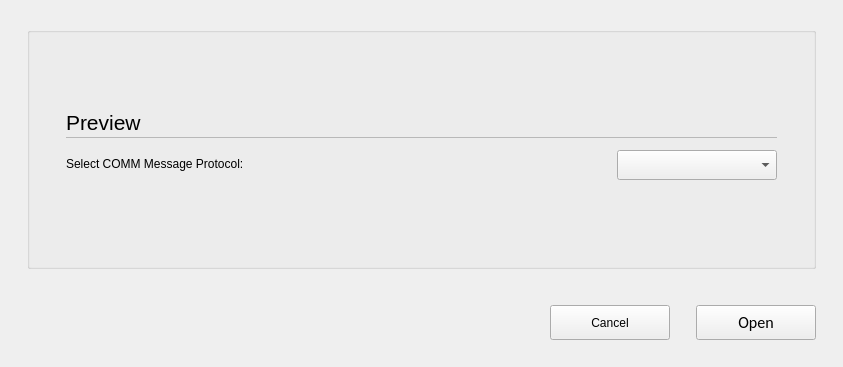
<?xml version="1.0" encoding="UTF-8"?>
<ui version="4.0">
 <class>C_SdImportCommMessagesWidget</class>
 <widget class="QWidget" name="C_SdImportCommMessagesWidget">
  <property name="geometry">
   <rect>
    <x>0</x>
    <y>0</y>
    <width>843</width>
    <height>367</height>
   </rect>
  </property>
  <property name="windowTitle">
   <string>Form</string>
  </property>
  <layout class="QVBoxLayout" name="verticalLayout_2" stretch="0,0,0,0">
   <property name="leftMargin">
    <number>27</number>
   </property>
   <property name="topMargin">
    <number>27</number>
   </property>
   <property name="rightMargin">
    <number>27</number>
   </property>
   <property name="bottomMargin">
    <number>0</number>
   </property>
   <item>
    <widget class="QGroupBox" name="gridGroupBox">
     <property name="styleRole" stdset="0">
      <string>default</string>
     </property>
     <layout class="QGridLayout" name="gridLayout">
      <property name="leftMargin">
       <number>9</number>
      </property>
      <property name="topMargin">
       <number>9</number>
      </property>
      <property name="rightMargin">
       <number>9</number>
      </property>
      <property name="bottomMargin">
       <number>9</number>
      </property>
      <item row="1" column="0">
       <layout class="QVBoxLayout" name="verticalLayout">
        <property name="spacing">
         <number>0</number>
        </property>
        <property name="leftMargin">
         <number>27</number>
        </property>
        <property name="rightMargin">
         <number>27</number>
        </property>
        <property name="bottomMargin">
         <number>0</number>
        </property>
        <item>
         <layout class="QHBoxLayout" name="horizontalLayout_2">
          <property name="spacing">
           <number>6</number>
          </property>
          <property name="bottomMargin">
           <number>0</number>
          </property>
          <item>
           <widget class="stw::opensyde_gui_elements::C_OgeLabContextMenuBase" name="pc_LabelHeadingReport">
            <property name="styleRole" stdset="0">
             <string>heading-group-bold</string>
            </property>
            <property name="minimumSize">
             <size>
              <width>0</width>
              <height>30</height>
             </size>
            </property>
            <property name="maximumSize">
             <size>
              <width>16777215</width>
              <height>30</height>
             </size>
            </property>
            <property name="font">
             <font>
              <family>Segoe UI</family>
              <pointsize>16</pointsize>
             </font>
            </property>
            <property name="text">
             <string>Preview</string>
            </property>
           </widget>
          </item>
          <item>
           <spacer name="horizontalSpacer_3">
            <property name="orientation">
             <enum>Qt::Horizontal</enum>
            </property>
            <property name="sizeHint" stdset="0">
             <size>
              <width>40</width>
              <height>20</height>
             </size>
            </property>
           </spacer>
          </item>
         </layout>
        </item>
        <item>
         <widget class="stw::opensyde_gui_elements::C_OgeFraSeparator" name="frame">
          <property name="minimumSize">
           <size>
            <width>0</width>
            <height>1</height>
           </size>
          </property>
          <property name="maximumSize">
           <size>
            <width>16777215</width>
            <height>1</height>
           </size>
          </property>
          <property name="frameShape">
           <enum>QFrame::StyledPanel</enum>
          </property>
          <property name="frameShadow">
           <enum>QFrame::Raised</enum>
          </property>
         </widget>
        </item>
        <item>
         <spacer name="verticalSpacer_4">
          <property name="orientation">
           <enum>Qt::Vertical</enum>
          </property>
          <property name="sizeType">
           <enum>QSizePolicy::Fixed</enum>
          </property>
          <property name="sizeHint" stdset="0">
           <size>
            <width>6</width>
            <height>12</height>
           </size>
          </property>
         </spacer>
        </item>
        <item>
         <layout class="QHBoxLayout" name="horizontalLayout_3">
          <property name="leftMargin">
           <number>0</number>
          </property>
          <property name="topMargin">
           <number>0</number>
          </property>
          <property name="bottomMargin">
           <number>0</number>
          </property>
          <item>
           <layout class="QVBoxLayout" name="verticalLayout_3">
            <item>
             <widget class="stw::opensyde_gui_elements::C_OgeLabToolTipBase" name="pc_LabelCommMessageProtocol">
              <property name="styleRole" stdset="0">
               <string>group-item</string>
              </property>
              <property name="sizePolicy">
               <sizepolicy hsizetype="Preferred" vsizetype="Preferred">
                <horstretch>0</horstretch>
                <verstretch>0</verstretch>
               </sizepolicy>
              </property>
              <property name="minimumSize">
               <size>
                <width>0</width>
                <height>0</height>
               </size>
              </property>
              <property name="maximumSize">
               <size>
                <width>16777215</width>
                <height>16777215</height>
               </size>
              </property>
              <property name="text">
               <string>Select COMM Message Protocol:</string>
              </property>
             </widget>
            </item>
            <item>
             <spacer name="verticalSpacer_3">
              <property name="orientation">
               <enum>Qt::Vertical</enum>
              </property>
              <property name="sizeType">
               <enum>QSizePolicy::Fixed</enum>
              </property>
              <property name="sizeHint" stdset="0">
               <size>
                <width>20</width>
                <height>3</height>
               </size>
              </property>
             </spacer>
            </item>
           </layout>
          </item>
          <item>
           <spacer name="horizontalSpacer_4">
            <property name="orientation">
             <enum>Qt::Horizontal</enum>
            </property>
            <property name="sizeType">
             <enum>QSizePolicy::Fixed</enum>
            </property>
            <property name="sizeHint" stdset="0">
             <size>
              <width>15</width>
              <height>20</height>
             </size>
            </property>
           </spacer>
          </item>
          <item>
           <widget class="stw::opensyde_gui_elements::C_OgeCbxText" name="comboBox">
            <property name="sizePolicy">
             <sizepolicy hsizetype="Expanding" vsizetype="Fixed">
              <horstretch>0</horstretch>
              <verstretch>0</verstretch>
             </sizepolicy>
            </property>
            <property name="minimumSize">
             <size>
              <width>160</width>
              <height>30</height>
             </size>
            </property>
            <property name="maximumSize">
             <size>
              <width>160</width>
              <height>30</height>
             </size>
            </property>
            <property name="mouseTracking">
             <bool>true</bool>
            </property>
            <property name="editable">
             <bool>false</bool>
            </property>
            <property name="currentIndex">
             <number>-1</number>
            </property>
           </widget>
          </item>
         </layout>
        </item>
        <item>
         <spacer name="verticalSpacer_5">
          <property name="orientation">
           <enum>Qt::Vertical</enum>
          </property>
          <property name="sizeType">
           <enum>QSizePolicy::Fixed</enum>
          </property>
          <property name="sizeHint" stdset="0">
           <size>
            <width>20</width>
            <height>12</height>
           </size>
          </property>
         </spacer>
        </item>
       </layout>
      </item>
     </layout>
    </widget>
   </item>
   <item>
    <spacer name="verticalSpacer_2">
     <property name="orientation">
      <enum>Qt::Vertical</enum>
     </property>
     <property name="sizeType">
      <enum>QSizePolicy::Fixed</enum>
     </property>
     <property name="sizeHint" stdset="0">
      <size>
       <width>20</width>
       <height>30</height>
      </size>
     </property>
    </spacer>
   </item>
   <item>
    <layout class="QHBoxLayout" name="horizontalLayout">
     <property name="topMargin">
      <number>0</number>
     </property>
     <item>
      <spacer name="horizontalSpacer">
       <property name="orientation">
        <enum>Qt::Horizontal</enum>
       </property>
       <property name="sizeHint" stdset="0">
        <size>
         <width>40</width>
         <height>20</height>
        </size>
       </property>
      </spacer>
     </item>
     <item>
      <widget class="QPushButton" name="pc_PushButtonCancel">
       <property name="styleRole" stdset="0">
        <string>cancel</string>
       </property>
       <property name="minimumSize">
        <size>
         <width>120</width>
         <height>35</height>
        </size>
       </property>
       <property name="text">
        <string>Cancel</string>
       </property>
      </widget>
     </item>
     <item>
      <spacer name="horizontalSpacer_2">
       <property name="orientation">
        <enum>Qt::Horizontal</enum>
       </property>
       <property name="sizeType">
        <enum>QSizePolicy::Fixed</enum>
       </property>
       <property name="sizeHint" stdset="0">
        <size>
         <width>20</width>
         <height>20</height>
        </size>
       </property>
      </spacer>
     </item>
     <item>
      <widget class="QPushButton" name="pc_PushButtonOk">
       <property name="styleRole" stdset="0">
        <string>dialog</string>
       </property>
       <property name="minimumSize">
        <size>
         <width>120</width>
         <height>35</height>
        </size>
       </property>
       <property name="maximumSize">
        <size>
         <width>120</width>
         <height>35</height>
        </size>
       </property>
       <property name="font">
        <font>
         <family>Calibri</family>
         <pointsize>12</pointsize>
        </font>
       </property>
       <property name="focusPolicy">
        <enum>Qt::StrongFocus</enum>
       </property>
       <property name="text">
        <string>Open</string>
       </property>
      </widget>
     </item>
    </layout>
   </item>
   <item>
    <spacer name="verticalSpacer">
     <property name="orientation">
      <enum>Qt::Vertical</enum>
     </property>
     <property name="sizeType">
      <enum>QSizePolicy::Fixed</enum>
     </property>
     <property name="sizeHint" stdset="0">
      <size>
       <width>20</width>
       <height>27</height>
      </size>
     </property>
    </spacer>
   </item>
  </layout>
 </widget>
 <customwidgets>
  <customwidget>
   <class>stw::opensyde_gui_elements::C_OgeLabContextMenuBase</class>
   <extends>QLabel</extends>
   <header>C_OgeLabContextMenuBase.hpp</header>
  </customwidget>
  <customwidget>
   <class>stw::opensyde_gui_elements::C_OgeLabToolTipBase</class>
   <extends>QLabel</extends>
   <header>C_OgeLabToolTipBase.hpp</header>
  </customwidget>
  <customwidget>
   <class>stw::opensyde_gui_elements::C_OgeFraSeparator</class>
   <extends>QFrame</extends>
   <header>C_OgeFraSeparator.hpp</header>
   <container>1</container>
  </customwidget>
  <customwidget>
   <class>stw::opensyde_gui_elements::C_OgeCbxText</class>
   <extends>QComboBox</extends>
   <header>C_OgeCbxText.hpp</header>
  </customwidget>
 </customwidgets>
 <resources/>
 <connections/>
</ui>
